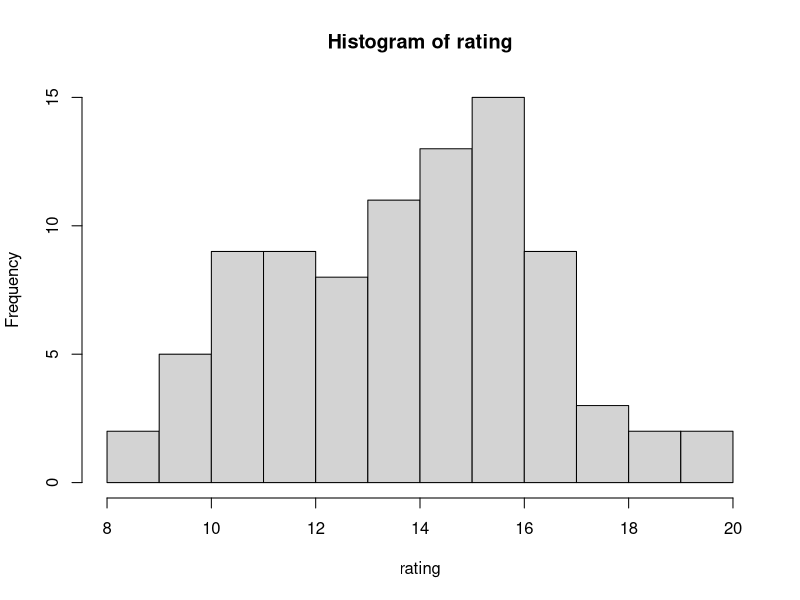
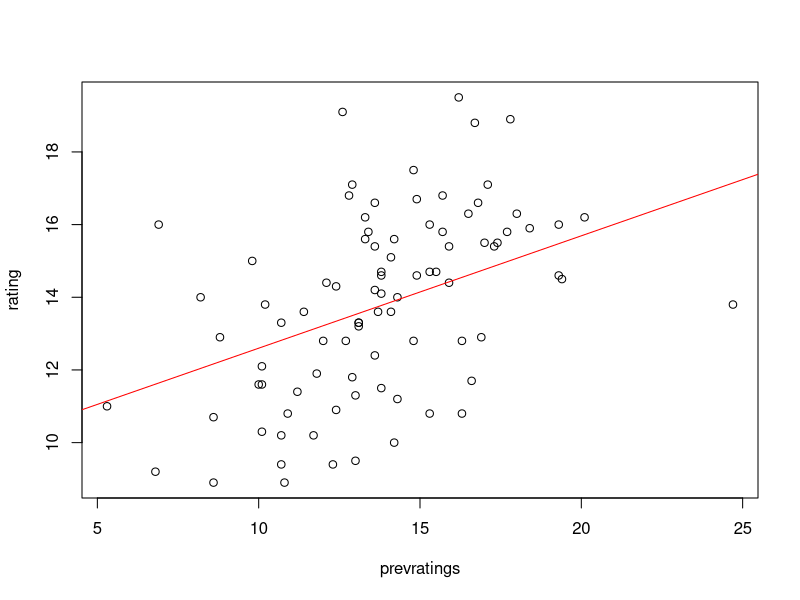
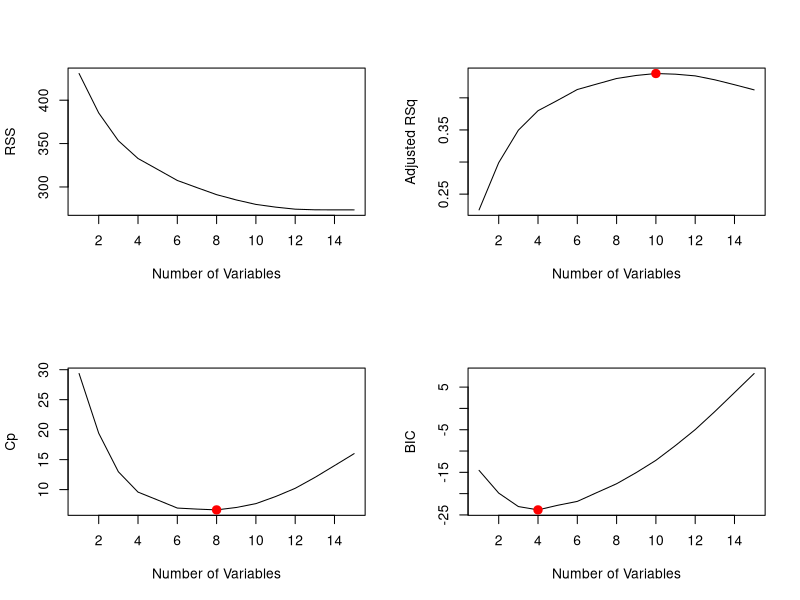

Recreate these plots in R, in order. (Note: this script raises an error after producing the figures.)
## ---- chunk 1
knitr::opts_chunk$set(echo = TRUE)

## ---- chunk 2
rm(list =ls())
set.seed(1)
CBC = read.csv(file = "02 - Dati per caso Colonial Broadcasting.csv", header=T)
attach(CBC)
## ---- chunk 3
dim(CBC)
## ---- chunk 4
names(CBC)
## ---- chunk 5
head(CBC)
## ---- chunk 6
sum(is.na(CBC$rating))
## ---- chunk 7
hist(rating)
## ---- chunk 8
train=sample(88,88*0.7)
## ---- chunk 9
lm.fit=lm(rating~prevratings,data=CBC,subset=train)
## ---- chunk 10
summary(lm.fit)
## ---- chunk 11
plot(prevratings, rating)
abline(lm.fit, col="red")
## ---- chunk 12
mean((rating-predict(lm.fit,CBC))[-train]^2)
## ---- chunk 13
lm.fit2=lm(rating~poly(prevratings,2),data=CBC,subset=train)
mean((rating-predict(lm.fit2,CBC))[-train]^2) #l'errore diminuisce
summary(lm.fit2)$r.squared
lm.fit3=lm(rating~poly(prevratings,3),data=CBC,subset=train)
mean((rating-predict(lm.fit3,CBC))[-train]^2)
summary(lm.fit3)$r.squared
lm.fit4=lm(rating~poly(prevratings,4),data=CBC,subset=train)
mean((rating-predict(lm.fit3,CBC))[-train]^2)
summary(lm.fit4)$r.squared
lm.fit5=lm(rating~poly(prevratings,5),data=CBC,subset=train)
mean((rating-predict(lm.fit3,CBC))[-train]^2)
summary(lm.fit5)$r.squared
lm.fit6=lm(rating~poly(prevratings,6),data=CBC,subset=train)
mean((rating-predict(lm.fit3,CBC))[-train]^2)
summary(lm.fit6)$r.squared
lm.fit16=lm(rating~poly(prevratings,16),data=CBC,subset=train)
mean((rating-predict(lm.fit16,CBC))[-train]^2)
summary(lm.fit16)
## ---- chunk 14
potenze = c(1,2,3,4,5,6,10,16)
ma<-matrix(nrow=3,ncol=length(potenze))
ma[1,]=potenze
for (i in 1:length(potenze)){
  pwr = potenze[i]
  lm.fit_n= lm(rating~poly(prevratings,pwr),data=CBC,subset=train)
  ma[2,i] = mean((rating-predict(lm.fit_n,CBC))[-train]^2)
  ma[3,i] = summary(lm.fit_n)$r.squared
}
ma
## ---- chunk 15
library(boot)
glm.fit=glm(rating~prevratings,data=CBC) #costruisco il modello GLM
cv.err=cv.glm(CBC,glm.fit) #passa la struttura dati e il modello
names(cv.err)
cv.err$K
cv.err$delta[1]
## ---- chunk 16
cv.error=rep(0,5)
for (i in 1:5){
  glm.fit=glm(rating~poly(prevratings,i),data=CBC)
  cv.error[i]=cv.glm(CBC,glm.fit)$delta[1]
}
cv.error
## ---- chunk 17
library(leaps)
CBC$network=factor(CBC$network,levels = c("CBC","ABN","BBS"))
CBC$day=as.factor(CBC$day)
CBC$month=as.factor(CBC$month)
CBCr=CBC[, 1:7]
regfit.full=regsubsets(rating~.,CBCr,nvmax=15)
summary(regfit.full)
reg.summary=summary(regfit.full)
## ---- chunk 18
reg.summary$rsq
## ---- chunk 19
par(mfrow=c(2,2))
plot(reg.summary$rss,xlab="Number of Variables",ylab="RSS",type="l")
plot(reg.summary$adjr2,xlab="Number of Variables",ylab="Adjusted RSq",type="l")
t=which.max(reg.summary$adjr2)
points(t,reg.summary$adjr2[t], col="red",cex=2,pch=20)
plot(reg.summary$cp,xlab="Number of Variables",ylab="Cp",type='l')
q=which.min(reg.summary$cp)
points(q,reg.summary$cp[q],col="red",cex=2,pch=20)
u=which.min(reg.summary$bic)
plot(reg.summary$bic,xlab="Number of Variables",ylab="BIC",type='l')
points(u,reg.summary$bic[u],col="red",cex=2,pch=20)
## ---- chunk 20
# Choosing Among Models using the cross-validation approach
set.seed(1)
train=sample(c(TRUE,FALSE), nrow(CBC),rep=TRUE)
test=(!train) #complemento
regfit.best=regsubsets(rating~.,data=CBCr[train,],nvmax=15)
test.mat=model.matrix(rating~.,data=CBCr[test,])
#estrae dal dateset è la matrice X, potrebbe servire per i calcoli
val.errors=rep(NA,12)
for(i in 1:12){
  coefi=coef(regfit.best,id=i)
  pred=test.mat[,names(coefi)]%*%coefi 
  #prodotto righe per colonne
  val.errors[i]=mean((CBCr$rating[test]-pred)^2)
}
val.errors
which.min(val.errors)
## ---- chunk 21
coef(regfit.best,1)
## ---- chunk 22
regfit.fwd=regsubsets(rating~.,data=CBCr,nvmax=15,method="forward")
summary(regfit.fwd)
regfit.bwd=regsubsets(rating~.,data=CBCr,nvmax=15,method="backward")
summary(regfit.bwd)
## ---- chunk 23
k=10
predict.regsubsets=function(object,newdata,id,...){
  form=as.formula(object$call[[2]])
  mat=model.matrix(form,newdata)
  coefi=coef(object,id=id)
  xvars=names(coefi)
  mat[,xvars]%*%coefi
}
set.seed(1)
folds=sample(1:k,nrow(CBC),replace=TRUE)
cv.errors=matrix(NA,k,15, dimnames=list(NULL, paste(1:15)))
for(j in 1:k){
  best.fit=regsubsets(rating~.,data=CBCr[folds!=j,],nvmax=15)
  for(i in 1:15){
    pred=predict(best.fit,CBCr[folds==j,],id=i)
    cv.errors[j,i]=mean( (CBC$rating[folds==j]-pred)^2)
  }
}
mean.cv.errors=apply(cv.errors,2,mean)
mean.cv.errors
min=which.min(mean.cv.errors)
par(mfrow=c(1,1))
plot(mean.cv.errors,type='b')
reg.best=regsubsets(rating~.,data=CBC, nvmax=15)
## ---- chunk 24
coef(reg.best,min)
## ---- chunk 25
library(glmnet)
#CBC = read.csv(file = "02 - Dati per caso Colonial Broadcasting.csv", header=T)
x=model.matrix(rating~.,CBC)[,-1] #tolgo l'intercetta
#perchè Beta_0 non va penalizzato
y=CBC$rating
grid=10^seq(10,-2,length=100)
## ---- chunk 26
ridge.mod=glmnet(x,y,alpha=0,lambda=grid)
dim(coef(ridge.mod))
## ---- chunk 27
set.seed(1)
train=sample(1:nrow(x), nrow(x)/2)
test=(-train)
y.test=y[test]
cv.out=cv.glmnet(x[train,],y[train],alpha=0)
plot(cv.out)
#MSE in funzione di lamda per trovare quello migliore
#c'è una certa variabilità nella stima
bestlam=cv.out$lambda.min
bestlam
ridge.pred=predict(ridge.mod,s=bestlam,newx=x[test,])
mean((ridge.pred-y.test)^2)

#dopo che ho capito che questo è il modello migliore, vado a
#prevederlo con tutti i dati
out=glmnet(x,y,alpha=0)
predict(out,type="coefficients",s=bestlam)[1:17,]
## ---- chunk 28
lasso.mod=glmnet(x[train,],y[train],alpha=1,lambda=grid)
set.seed(1)
cv.out=cv.glmnet(x[train,],y[train],alpha=1)
plot(cv.out)
bestlam=cv.out$lambda.min
bestlam
lasso.pred=predict(lasso.mod,s=bestlam,newx=x[test,])
mean((lasso.pred-y.test)^2)
out=glmnet(x,y,alpha=1,lambda=grid)
lasso.coef=predict(out,type="coefficients",s=bestlam)[1:17,]
lasso.coef
## ---- chunk 29
plot(lasso.mod)
plot(ridge.mod)
